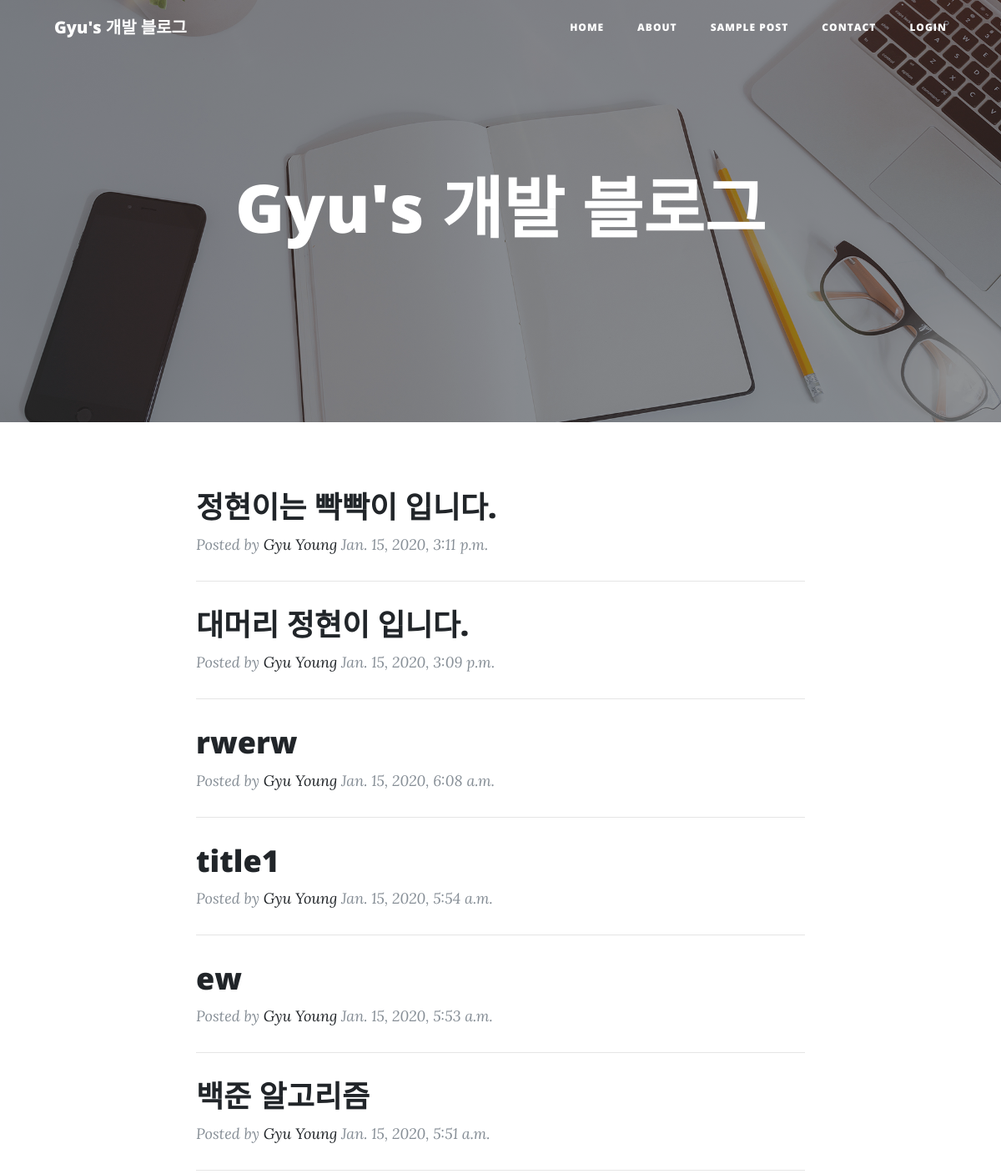
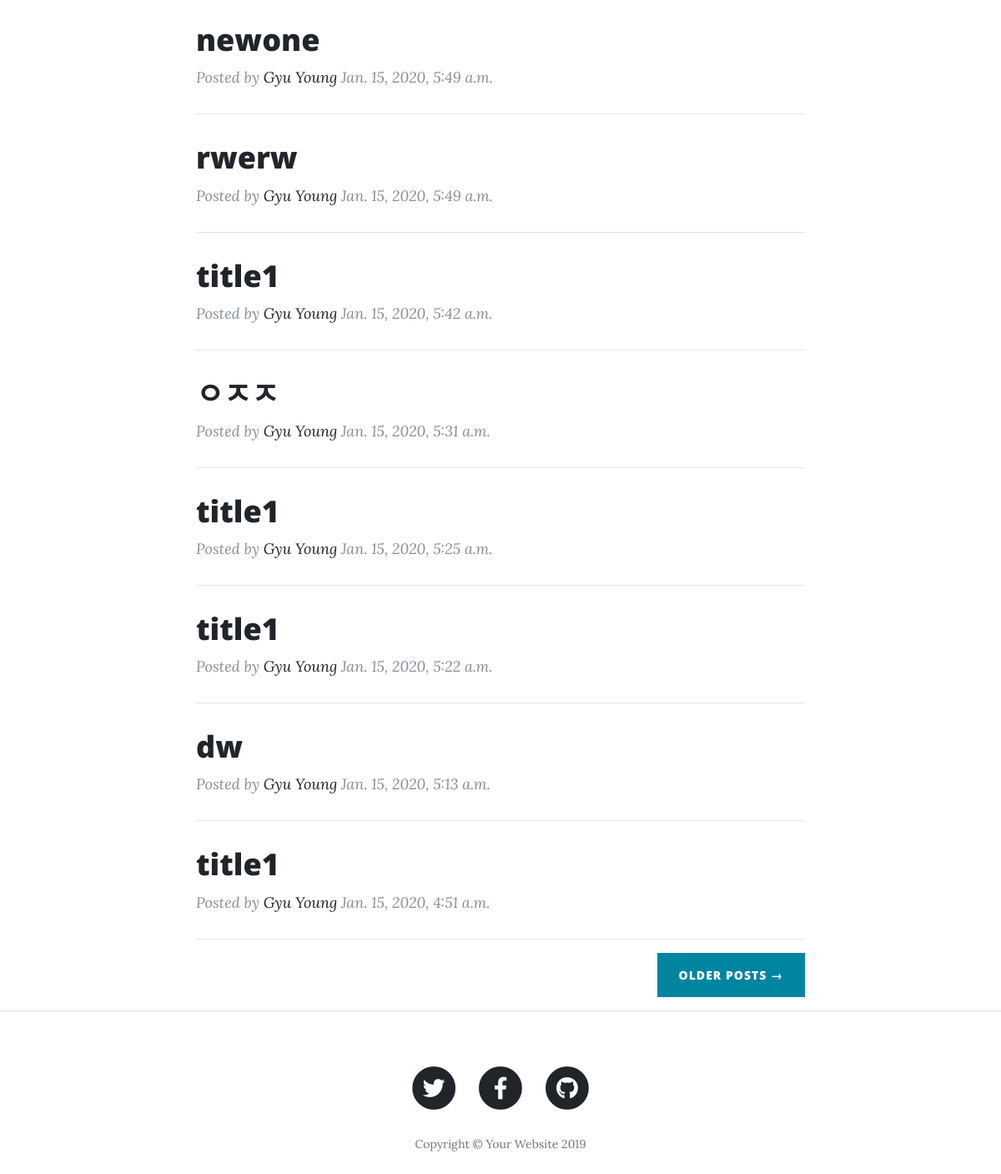
The app's page /, older data (2 pictures, top to bottom).
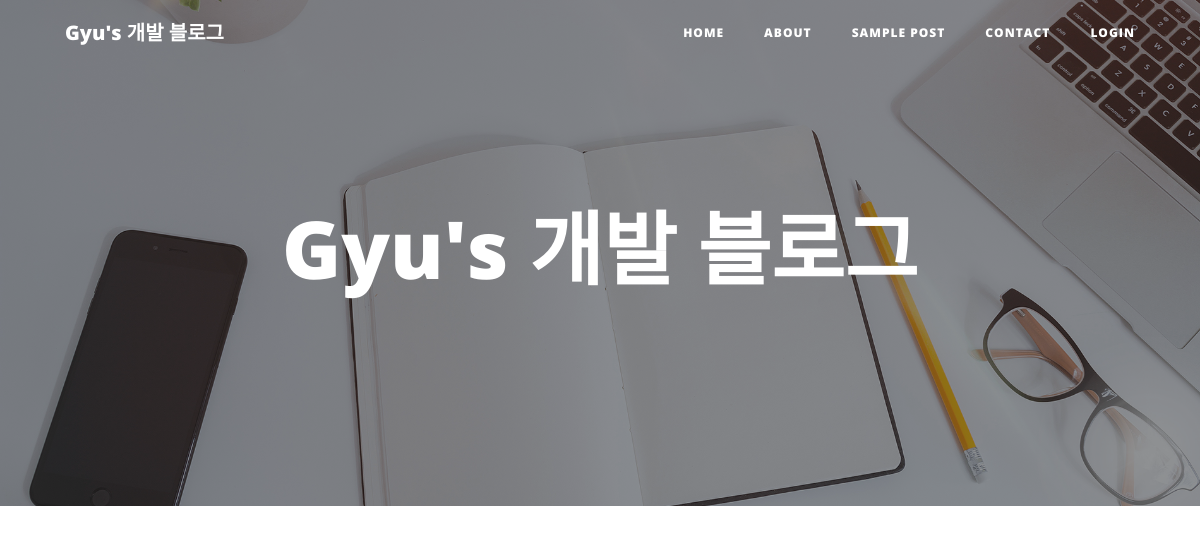
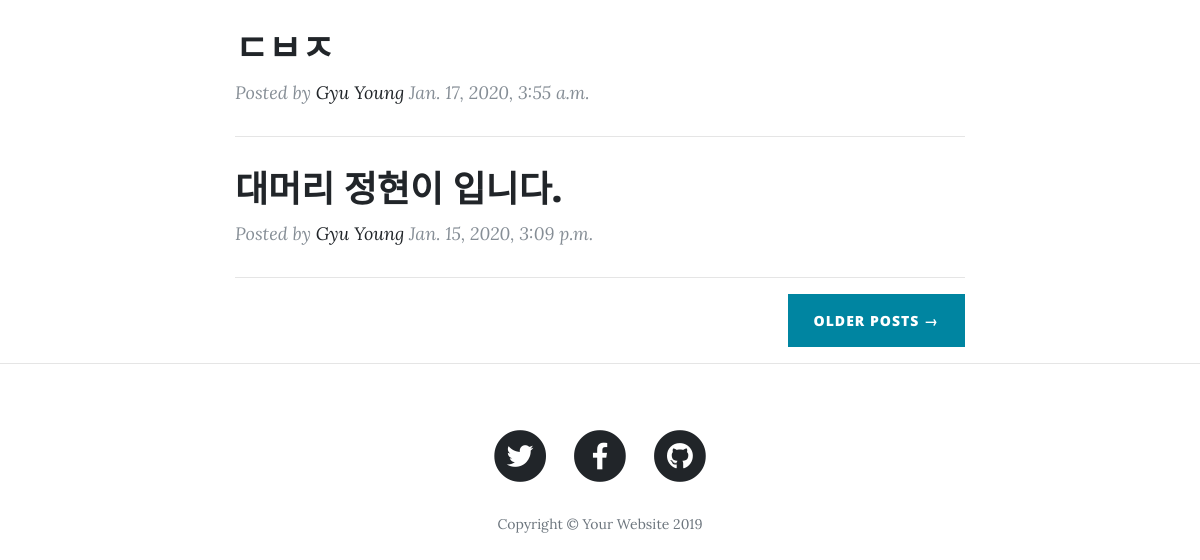
The same page, newer data (2 pictures, top to bottom).
### main/models.py (models this page shows, shortened)
class Post(models.Model):
    title = models.CharField(max_length=50)
    contents = MarkdownxField()
    img = models.ImageField(upload_to='images/')
    dateCreate = models.DateTimeField(auto_now_add=True)
    category = TaggableManager()

### main/views.py (the view)
# urls.py: path('' ,views.index,name="index"),
def index(req):
    postAll = Post.objects.all().select_related().order_by('-dateCreate')
    return render(req,'main/index.html',{
        'postAll' : postAll,
    })

### main/templates/main/index.html (shortened to what this page needs)
{% extends "main/base.html" %}
{% block content %}
{% load static %}
  <header class="masthead" style="background-image: url('{% static 'img/home-bg.jpg' %}')">
    <div class="overlay"></div>
    <div class="container">
      <div class="row">
        <div class="col-lg-8 col-md-10 mx-auto">
          <div class="site-heading">
            <h1>Gyu's 개발 블로그</h1>
          </div>
        </div>
      </div>
    </div>
  </header>
  <div class="container">
    <div class="row">
      <div class="col-lg-8 col-md-12 mx-auto">
        {% for post in postAll %}
        <div class="post-preview">
          <a href="{% url 'postdetail' post.pk %}">
            <h2 class="post-title">
              {{post.title}}
            </h2>
          </a>
          <p class="post-meta">Posted by
            <a href="#">Gyu Young</a>
            {{post.dateCreate}}</p>
        </div>
        <hr>
        {% endfor %}
        <div class="clearfix">
          <a class="btn btn-primary float-right" href="#">Older Posts &rarr;</a>
        </div>
      </div>
    </div>
  </div>
  <hr>
{% endblock %}

Row changes from the older to the newer data that the page shows:
removed Post: title "정현이는 빡빡이 입니다.", dateCreate "Jan. 15, 2020, 3:11 p.m."
removed Post: title "rwerw", dateCreate "Jan. 15, 2020, 6:08 a.m."
removed Post: title "title1", dateCreate "Jan. 15, 2020, 5:54 a.m."
removed Post: title "ew", dateCreate "Jan. 15, 2020, 5:53 a.m."
removed Post: title "백준 알고리즘", dateCreate "Jan. 15, 2020, 5:51 a.m."
removed Post: title "newone", dateCreate "Jan. 15, 2020, 5:49 a.m."
removed Post: title "rwerw", dateCreate "Jan. 15, 2020, 5:49 a.m."
removed Post: title "title1", dateCreate "Jan. 15, 2020, 5:42 a.m."
removed Post: title "ㅇㅈㅈ", dateCreate "Jan. 15, 2020, 5:31 a.m."
removed Post: title "title1", dateCreate "Jan. 15, 2020, 5:25 a.m."
removed Post: title "title1", dateCreate "Jan. 15, 2020, 5:22 a.m."
removed Post: title "dw", dateCreate "Jan. 15, 2020, 5:13 a.m."
removed Post: title "title1", dateCreate "Jan. 15, 2020, 4:51 a.m."
added Post: title "ㄷㅂㅈ", dateCreate "Jan. 17, 2020, 3:55 a.m."
